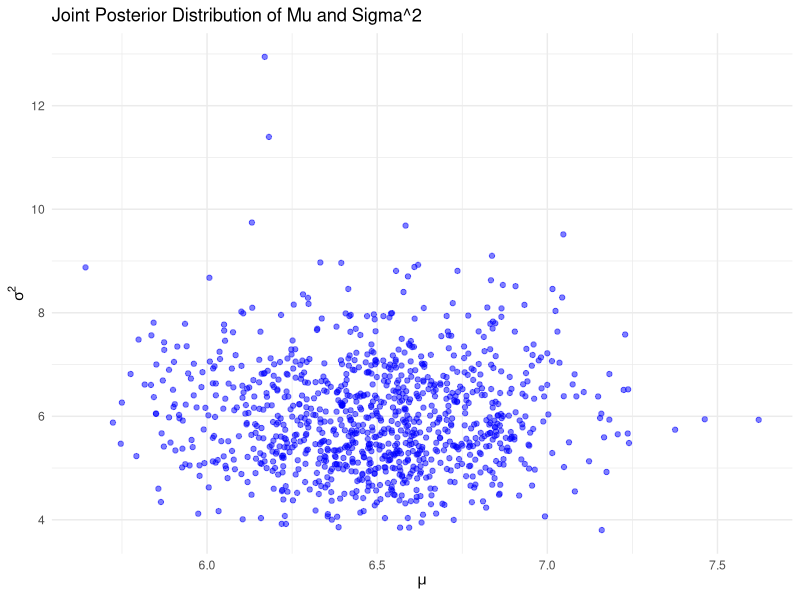

Write the R code that produced this figure.
# Load necessary libraries
library(MASS)
library(ggplot2)

# Set seed for reproducibility
set.seed(123)

# Hypothetical data
n <- 70  # Number of measurements
y_bar <- 6.5  # Sample mean
s <- 2.4  # Sample standard deviation

# Number of samples to draw from the posterior distribution
n_samples <- 1000

# Draw samples from the joint posterior distribution of (mu, sigma2)
mu_samples <- numeric(n_samples)
sigma2_samples <- numeric(n_samples)
for (i in 1:n_samples) {
  sigma2_samples[i] <- (n - 1) * s^2 / rchisq(1, df = n - 1)
  mu_samples[i] <- rnorm(1, mean = y_bar, sd = sqrt(sigma2_samples[i] / n))
}

# Create a data frame for plotting
posterior_samples <- data.frame(mu = mu_samples, sigma2 = sigma2_samples)

# Plot the joint posterior distribution
ggplot(posterior_samples, aes(x = mu, y = sigma2)) +
  geom_point(alpha = 0.5, color = "blue") +
  labs(title = "Joint Posterior Distribution of Mu and Sigma^2",
       x = expression(mu),
       y = expression(sigma^2)) +
  theme_minimal()
